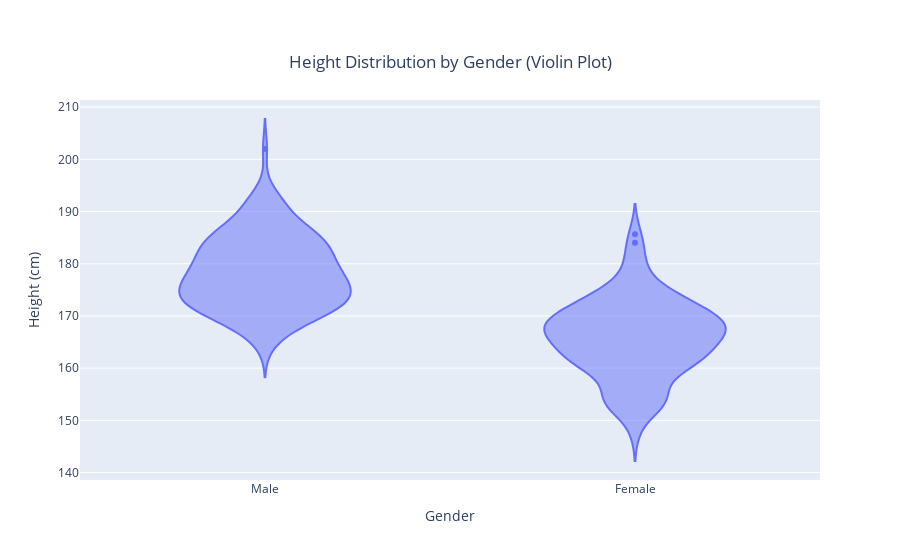

The cell this chart's notebook holds for it:
### Code cell
fig = px.violin(
    df,
    x='Gender',  # Group by gender
    y='Height',  # Show height distribution
    ##points="all",  # Show individual data points
    title='Height Distribution by Gender (Violin Plot)'
)

fig.update_layout(
    xaxis_title='Gender',
    yaxis_title='Height (cm)',
    title_x=0.5,  # Middle align the title horizontally
    title_y=0.9  # Middle align the title vertically
)

fig.show()

### Figure 1 — Plotly figure (JSON) as saved in the notebook; plotly's stock layout.template omitted (floating-point values rounded to 4 significant figures; data arrays with more than 128 entries replaced by an {"elided": "..."} marker saying what was removed)
{"data": [{"alignmentgroup": "True", "box": {"visible": false}, "hovertemplate": "Gender=%{x}<br>Height=%{y}<extra></extra>", "legendgroup": "", "marker": {"color": "#636efa"}, "name": "", "offsetgroup": "", "orientation": "v", "scalegroup": "True", "showlegend": false, "type": "violin", "x": {"elided": "200 str values"}, "x0": " ", "xaxis": "x", "y": {"elided": "200 float values"}, "y0": " ", "yaxis": "y"}], "layout": {"legend": {"tracegroupgap": 0}, "title": {"text": "Height Distribution by Gender (Violin Plot)", "x": 0.5, "y": 0.9}, "violinmode": "group", "xaxis": {"anchor": "y", "domain": [0, 1], "title": {"text": "Gender"}}, "yaxis": {"anchor": "x", "domain": [0, 1], "title": {"text": "Height (cm)"}}}}
